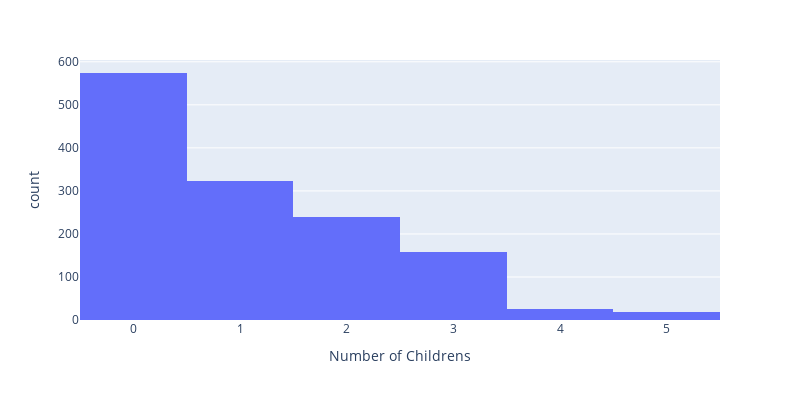

Write notebook code for a chart like this one.
### Markdown cell above
* Normal BMI Range = 18.5 - 24.9
* The Overweight and Obese Group are the largest group applying for Health Insurance.
* This can affect the Insurance Price the person get.

### Code cell
fig = px.histogram(Health_data, x="Children", width=800, height=400, # creating histogram for life expectancy with 20 bins
                  labels={"Children": "Number of Childrens"})
fig.show()

### Figure 1 — Plotly figure (JSON) as saved in the notebook; plotly's stock layout.template omitted (floating-point values rounded to 4 significant figures; data arrays with more than 128 entries replaced by an {"elided": "..."} marker saying what was removed)
{"data": [{"alignmentgroup": "True", "bingroup": "x", "hovertemplate": "Number of Childrens=%{x}<br>count=%{y}<extra></extra>", "legendgroup": "", "marker": {"color": "#636efa", "pattern": {"shape": ""}}, "name": "", "offsetgroup": "", "orientation": "v", "showlegend": false, "type": "histogram", "x": {"elided": "1338 int values"}, "xaxis": "x", "yaxis": "y"}], "layout": {"barmode": "relative", "height": 400, "legend": {"tracegroupgap": 0}, "margin": {"t": 60}, "width": 800, "xaxis": {"anchor": "y", "domain": [0, 1], "title": {"text": "Number of Childrens"}}, "yaxis": {"anchor": "x", "domain": [0, 1], "title": {"text": "count"}}}}
